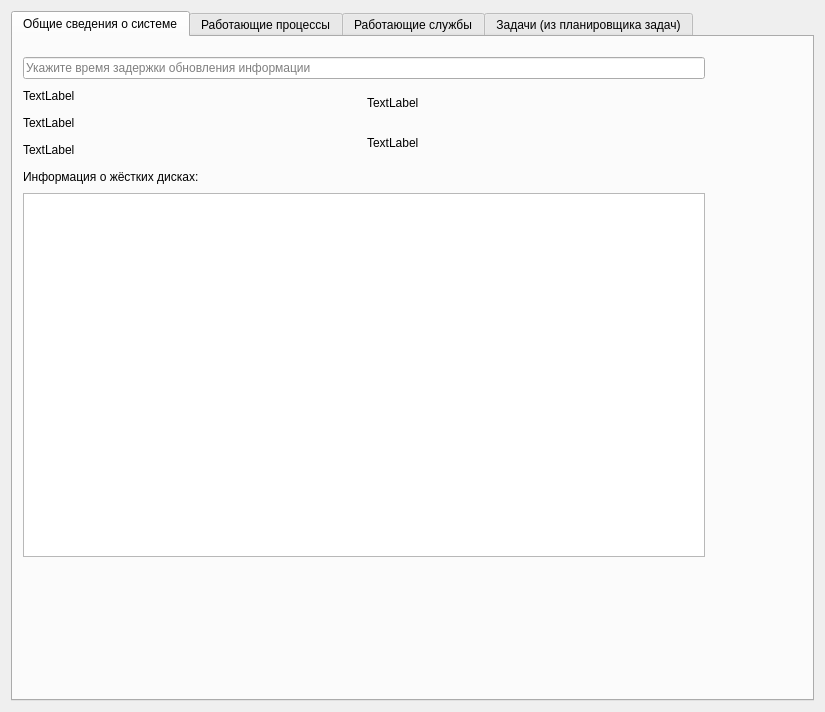
<?xml version="1.0" encoding="UTF-8"?>
<ui version="4.0">
 <class>Form</class>
 <widget class="QWidget" name="Form">
  <property name="geometry">
   <rect>
    <x>0</x>
    <y>0</y>
    <width>825</width>
    <height>712</height>
   </rect>
  </property>
  <property name="minimumSize">
   <size>
    <width>750</width>
    <height>650</height>
   </size>
  </property>
  <property name="windowTitle">
   <string>KhakhulinExamSysInfo</string>
  </property>
  <layout class="QHBoxLayout" name="horizontalLayout_3">
   <item>
    <widget class="QTabWidget" name="tabWidget">
     <property name="currentIndex">
      <number>0</number>
     </property>
     <widget class="QWidget" name="tab_1SysInfo">
      <attribute name="title">
       <string>Общие сведения о системе</string>
      </attribute>
      <widget class="QWidget" name="layoutWidget">
       <property name="geometry">
        <rect>
         <x>10</x>
         <y>20</y>
         <width>682</width>
         <height>500</height>
        </rect>
       </property>
       <layout class="QVBoxLayout" name="verticalLayout_3">
        <item>
         <widget class="QLineEdit" name="delayTimeLineEdit">
          <property name="minimumSize">
           <size>
            <width>270</width>
            <height>20</height>
           </size>
          </property>
          <property name="placeholderText">
           <string>Укажите время задержки обновления информации</string>
          </property>
         </widget>
        </item>
        <item>
         <layout class="QHBoxLayout" name="horizontalLayout_2">
          <item>
           <layout class="QVBoxLayout" name="verticalLayout">
            <item>
             <widget class="QLabel" name="CpuInfoLabel">
              <property name="minimumSize">
               <size>
                <width>100</width>
                <height>21</height>
               </size>
              </property>
              <property name="text">
               <string>TextLabel</string>
              </property>
             </widget>
            </item>
            <item>
             <widget class="QLabel" name="CpuCoresLabel">
              <property name="minimumSize">
               <size>
                <width>100</width>
                <height>21</height>
               </size>
              </property>
              <property name="text">
               <string>TextLabel</string>
              </property>
             </widget>
            </item>
            <item>
             <widget class="QLabel" name="CpuUsageLabel">
              <property name="minimumSize">
               <size>
                <width>100</width>
                <height>21</height>
               </size>
              </property>
              <property name="text">
               <string>TextLabel</string>
              </property>
             </widget>
            </item>
           </layout>
          </item>
          <item>
           <layout class="QVBoxLayout" name="verticalLayout_2">
            <item>
             <widget class="QLabel" name="TotalRamLabel">
              <property name="minimumSize">
               <size>
                <width>100</width>
                <height>21</height>
               </size>
              </property>
              <property name="text">
               <string>TextLabel</string>
              </property>
             </widget>
            </item>
            <item>
             <widget class="QLabel" name="RamUsageLabel">
              <property name="minimumSize">
               <size>
                <width>100</width>
                <height>21</height>
               </size>
              </property>
              <property name="text">
               <string>TextLabel</string>
              </property>
             </widget>
            </item>
           </layout>
          </item>
         </layout>
        </item>
        <item>
         <widget class="QLabel" name="HddInfoLabel">
          <property name="minimumSize">
           <size>
            <width>170</width>
            <height>21</height>
           </size>
          </property>
          <property name="text">
           <string>Информация о жёстких дисках:</string>
          </property>
         </widget>
        </item>
        <item>
         <widget class="QPlainTextEdit" name="HddInfoBoxplainTextEdit">
          <property name="minimumSize">
           <size>
            <width>680</width>
            <height>360</height>
           </size>
          </property>
          <property name="readOnly">
           <bool>true</bool>
          </property>
         </widget>
        </item>
       </layout>
      </widget>
     </widget>
     <widget class="QWidget" name="tab_2WinProcesses">
      <attribute name="title">
       <string>Работающие процессы</string>
      </attribute>
      <layout class="QVBoxLayout" name="verticalLayout_4">
       <item>
        <widget class="QPlainTextEdit" name="WinProcessesPlainTextEdit">
         <property name="minimumSize">
          <size>
           <width>710</width>
           <height>590</height>
          </size>
         </property>
        </widget>
       </item>
      </layout>
     </widget>
     <widget class="QWidget" name="tab_3WinServices">
      <attribute name="title">
       <string>Работающие службы</string>
      </attribute>
      <layout class="QVBoxLayout" name="verticalLayout_5">
       <item>
        <widget class="QPlainTextEdit" name="WinServicesPlainTextEdit">
         <property name="minimumSize">
          <size>
           <width>710</width>
           <height>590</height>
          </size>
         </property>
        </widget>
       </item>
      </layout>
     </widget>
     <widget class="QWidget" name="tab_4WinSheduler">
      <attribute name="title">
       <string>Задачи (из планировщика задач)</string>
      </attribute>
      <layout class="QVBoxLayout" name="verticalLayout_6">
       <item>
        <widget class="QPlainTextEdit" name="WinShedulePlainTextEdit">
         <property name="minimumSize">
          <size>
           <width>710</width>
           <height>590</height>
          </size>
         </property>
        </widget>
       </item>
      </layout>
     </widget>
    </widget>
   </item>
  </layout>
 </widget>
 <resources/>
 <connections/>
</ui>
